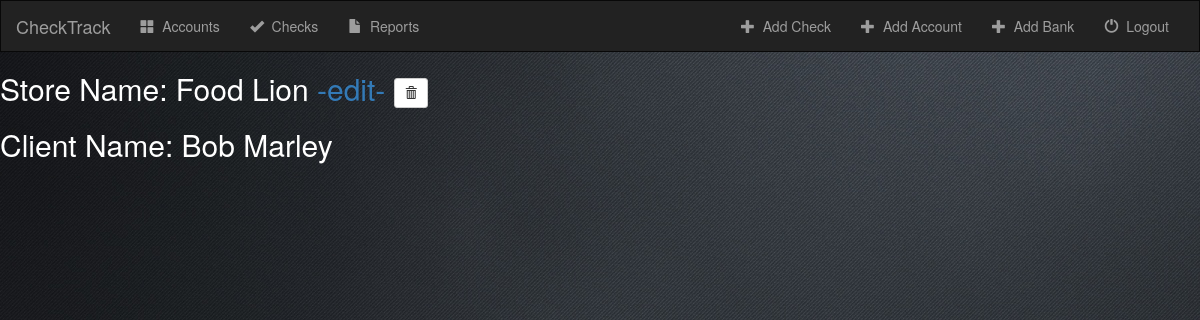
Page /check/store-details/1/ on the earlier database version.
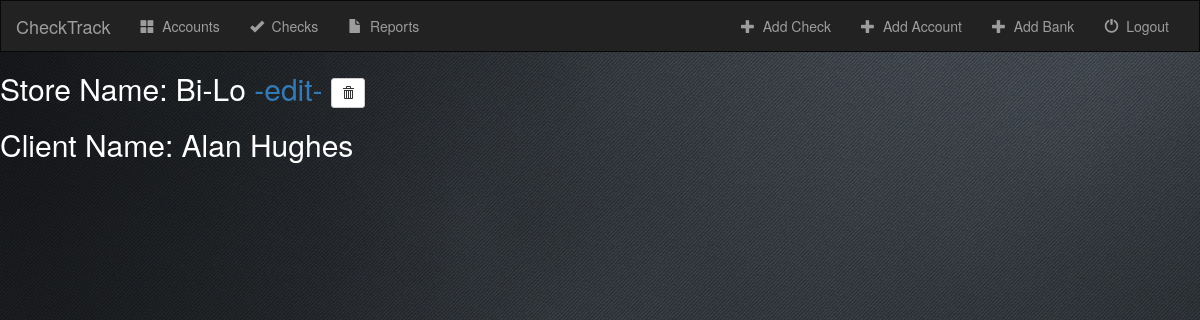
Same page on the later database version.
### check/models.py (models this page shows, shortened)
class Store(models.Model):
    client = models.ForeignKey('Client', on_delete=models.CASCADE)
    store_name = models.CharField(max_length=20)

class Client(models.Model):
    client_name = models.CharField(max_length=50)
    def __str__(self):
        return self.client_name

### check/views.py (the view)
# urls.py: url(r'^store-details/(?P<pk>[0-9]+)/$', views.StoreDetailView.as_view(), name='storedetail'),
class StoreDetailView(generic.DetailView):
    model = Store
    template_name = 'check/storedetail.html'

### check/templates/check/storedetail.html (shortened to what this page needs)
{% extends 'check/base.html' %}
{% block body %}
<h2>Store Name: {{ store.store_name}} <a href="{% url 'check:store-update' store.id %}">-edit-</a>
    <form action="{% url 'check:store-delete' store.id %}" method="post" style="display: inline;">
        <button type="submit" class="btn btn-default btn-sm">
            <span class="glyphicon glyphicon-trash"></span>
        </button>
    </form>
</h2>
<h2>Client Name: {{ store.client}}</h2>
{% endblock %}

Differences in the rows shown:
changed Store: store_name "Food Lion" → "Bi-Lo"; client "Bob Marley" → "Alan Hughes"
